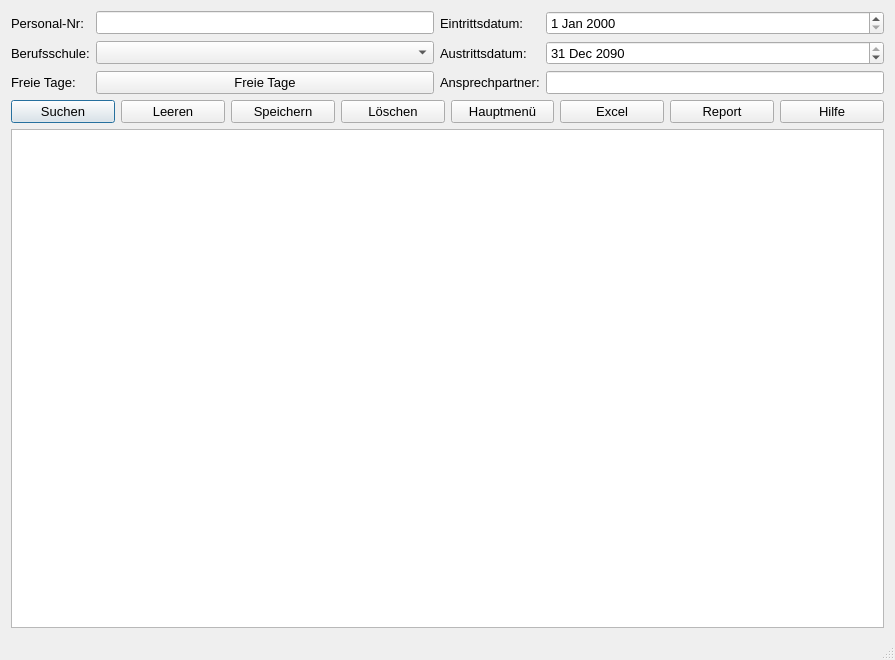
<?xml version="1.0" encoding="UTF-8"?>
<ui version="4.0">
 <class>Berufsschule</class>
 <widget class="QDialog" name="Berufsschule">
  <property name="geometry">
   <rect>
    <x>0</x>
    <y>0</y>
    <width>895</width>
    <height>660</height>
   </rect>
  </property>
  <property name="minimumSize">
   <size>
    <width>895</width>
    <height>660</height>
   </size>
  </property>
  <property name="windowTitle">
   <string>Ausbilder</string>
  </property>
  <property name="sizeGripEnabled">
   <bool>true</bool>
  </property>
  <layout class="QGridLayout" name="gridLayout">
   <item row="5" column="0" colspan="9">
    <layout class="QGridLayout" name="gridLayout_2">
     <item row="0" column="0">
      <widget class="QPushButton" name="pb_suchen">
       <property name="minimumSize">
        <size>
         <width>100</width>
         <height>0</height>
        </size>
       </property>
       <property name="font">
        <font>
         <pointsize>10</pointsize>
        </font>
       </property>
       <property name="text">
        <string>Suchen</string>
       </property>
       <property name="icon">
        <iconset>
         <normaloff>C:/Users/koele/_Symbole/UsedSymbols/searchmagnifierinterfacesymbol1_79893.ico</normaloff>C:/Users/koele/_Symbole/UsedSymbols/searchmagnifierinterfacesymbol1_79893.ico</iconset>
       </property>
      </widget>
     </item>
     <item row="0" column="1">
      <widget class="QPushButton" name="bt_clear">
       <property name="minimumSize">
        <size>
         <width>100</width>
         <height>0</height>
        </size>
       </property>
       <property name="font">
        <font>
         <pointsize>10</pointsize>
        </font>
       </property>
       <property name="text">
        <string>Leeren</string>
       </property>
      </widget>
     </item>
     <item row="0" column="4">
      <widget class="QPushButton" name="btHp">
       <property name="minimumSize">
        <size>
         <width>100</width>
         <height>0</height>
        </size>
       </property>
       <property name="font">
        <font>
         <pointsize>10</pointsize>
        </font>
       </property>
       <property name="text">
        <string>Hauptmenü</string>
       </property>
       <property name="icon">
        <iconset>
         <normaloff>C:/Users/koele/_Symbole/UsedSymbols/log-out_icon-icons.com_50106.ico</normaloff>C:/Users/koele/_Symbole/UsedSymbols/log-out_icon-icons.com_50106.ico</iconset>
       </property>
      </widget>
     </item>
     <item row="0" column="3">
      <widget class="QPushButton" name="btLoeschen">
       <property name="minimumSize">
        <size>
         <width>100</width>
         <height>0</height>
        </size>
       </property>
       <property name="font">
        <font>
         <pointsize>10</pointsize>
        </font>
       </property>
       <property name="text">
        <string>Löschen</string>
       </property>
       <property name="icon">
        <iconset>
         <normaloff>C:/Users/koele/_Symbole/UsedSymbols/seo-social-web-network-internet_262_icon-icons.com_61518.ico</normaloff>C:/Users/koele/_Symbole/UsedSymbols/seo-social-web-network-internet_262_icon-icons.com_61518.ico</iconset>
       </property>
      </widget>
     </item>
     <item row="0" column="6">
      <widget class="QPushButton" name="pb_report">
       <property name="minimumSize">
        <size>
         <width>100</width>
         <height>0</height>
        </size>
       </property>
       <property name="font">
        <font>
         <pointsize>10</pointsize>
        </font>
       </property>
       <property name="text">
        <string>Report</string>
       </property>
       <property name="icon">
        <iconset>
         <normaloff>C:/Users/koele/_Symbole/UsedSymbols/reporting_noun_report_document_file_icon_148360.ico</normaloff>C:/Users/koele/_Symbole/UsedSymbols/reporting_noun_report_document_file_icon_148360.ico</iconset>
       </property>
      </widget>
     </item>
     <item row="0" column="5">
      <widget class="QPushButton" name="btExcel">
       <property name="minimumSize">
        <size>
         <width>100</width>
         <height>0</height>
        </size>
       </property>
       <property name="font">
        <font>
         <pointsize>10</pointsize>
        </font>
       </property>
       <property name="text">
        <string>Excel</string>
       </property>
       <property name="icon">
        <iconset>
         <normaloff>C:/Users/koele/_Symbole/UsedSymbols/microsoft_excel_icon_132212.ico</normaloff>C:/Users/koele/_Symbole/UsedSymbols/microsoft_excel_icon_132212.ico</iconset>
       </property>
      </widget>
     </item>
     <item row="0" column="2">
      <widget class="QPushButton" name="btSpeichern">
       <property name="minimumSize">
        <size>
         <width>100</width>
         <height>0</height>
        </size>
       </property>
       <property name="font">
        <font>
         <pointsize>10</pointsize>
        </font>
       </property>
       <property name="text">
        <string>Speichern</string>
       </property>
       <property name="icon">
        <iconset>
         <normaloff>C:/Users/koele/_Symbole/UsedSymbols/save_3621.ico</normaloff>C:/Users/koele/_Symbole/UsedSymbols/save_3621.ico</iconset>
       </property>
      </widget>
     </item>
     <item row="0" column="7">
      <widget class="QPushButton" name="btHelp">
       <property name="minimumSize">
        <size>
         <width>100</width>
         <height>0</height>
        </size>
       </property>
       <property name="font">
        <font>
         <pointsize>10</pointsize>
        </font>
       </property>
       <property name="text">
        <string>Hilfe</string>
       </property>
       <property name="icon">
        <iconset>
         <normaloff>C:/Users/koele/_Symbole/UsedSymbols/info_13213.ico</normaloff>C:/Users/koele/_Symbole/UsedSymbols/info_13213.ico</iconset>
       </property>
      </widget>
     </item>
    </layout>
   </item>
   <item row="27" column="0" colspan="9">
    <widget class="QLabel" name="lab_INFO">
     <property name="maximumSize">
      <size>
       <width>16777215</width>
       <height>30</height>
      </size>
     </property>
     <property name="font">
      <font>
       <pointsize>10</pointsize>
      </font>
     </property>
     <property name="text">
      <string/>
     </property>
    </widget>
   </item>
   <item row="26" column="0" colspan="9">
    <widget class="QTableWidget" name="tw_Data">
     <property name="enabled">
      <bool>true</bool>
     </property>
     <property name="minimumSize">
      <size>
       <width>0</width>
       <height>0</height>
      </size>
     </property>
     <property name="maximumSize">
      <size>
       <width>16777215</width>
       <height>500</height>
      </size>
     </property>
     <property name="font">
      <font>
       <pointsize>10</pointsize>
      </font>
     </property>
     <property name="sizeAdjustPolicy">
      <enum>QAbstractScrollArea::AdjustIgnored</enum>
     </property>
     <property name="editTriggers">
      <set>QAbstractItemView::NoEditTriggers</set>
     </property>
     <property name="tabKeyNavigation">
      <bool>true</bool>
     </property>
     <property name="showDropIndicator" stdset="0">
      <bool>true</bool>
     </property>
     <property name="dragDropOverwriteMode">
      <bool>true</bool>
     </property>
     <property name="alternatingRowColors">
      <bool>true</bool>
     </property>
     <attribute name="verticalHeaderVisible">
      <bool>true</bool>
     </attribute>
    </widget>
   </item>
   <item row="0" column="0" colspan="9">
    <layout class="QGridLayout" name="gridLayout_4">
     <item row="1" column="1">
      <widget class="QComboBox" name="cb_Bs">
       <property name="font">
        <font>
         <pointsize>10</pointsize>
        </font>
       </property>
      </widget>
     </item>
     <item row="1" column="2">
      <widget class="QLabel" name="l_Austrittsdatum">
       <property name="font">
        <font>
         <pointsize>10</pointsize>
        </font>
       </property>
       <property name="text">
        <string>Austrittsdatum:</string>
       </property>
      </widget>
     </item>
     <item row="1" column="0">
      <widget class="QLabel" name="le_Berufsschule">
       <property name="font">
        <font>
         <pointsize>10</pointsize>
        </font>
       </property>
       <property name="text">
        <string>Berufsschule:</string>
       </property>
      </widget>
     </item>
     <item row="0" column="3">
      <widget class="QDateEdit" name="de_Eintritt">
       <property name="font">
        <font>
         <pointsize>10</pointsize>
        </font>
       </property>
      </widget>
     </item>
     <item row="0" column="0">
      <widget class="QLabel" name="l_Vorname">
       <property name="font">
        <font>
         <pointsize>10</pointsize>
        </font>
       </property>
       <property name="text">
        <string>Personal-Nr:</string>
       </property>
      </widget>
     </item>
     <item row="0" column="2">
      <widget class="QLabel" name="l_Eintrittsdatum">
       <property name="font">
        <font>
         <pointsize>10</pointsize>
        </font>
       </property>
       <property name="text">
        <string>Eintrittsdatum:</string>
       </property>
      </widget>
     </item>
     <item row="1" column="3">
      <widget class="QDateEdit" name="de_Austritt">
       <property name="font">
        <font>
         <pointsize>10</pointsize>
        </font>
       </property>
       <property name="dateTime">
        <datetime>
         <hour>0</hour>
         <minute>0</minute>
         <second>0</second>
         <year>2090</year>
         <month>12</month>
         <day>31</day>
        </datetime>
       </property>
       <property name="maximumDateTime">
        <datetime>
         <hour>23</hour>
         <minute>59</minute>
         <second>59</second>
         <year>2090</year>
         <month>12</month>
         <day>31</day>
        </datetime>
       </property>
      </widget>
     </item>
     <item row="0" column="1">
      <widget class="QLineEdit" name="le_PersNr">
       <property name="font">
        <font>
         <pointsize>10</pointsize>
        </font>
       </property>
      </widget>
     </item>
     <item row="2" column="0">
      <widget class="QLabel" name="label">
       <property name="font">
        <font>
         <pointsize>10</pointsize>
        </font>
       </property>
       <property name="text">
        <string>Freie Tage:</string>
       </property>
      </widget>
     </item>
     <item row="2" column="1">
      <widget class="QPushButton" name="pb_freieTage">
       <property name="font">
        <font>
         <pointsize>10</pointsize>
        </font>
       </property>
       <property name="text">
        <string>Freie Tage</string>
       </property>
      </widget>
     </item>
     <item row="2" column="2">
      <widget class="QLabel" name="la_ansprechpartner">
       <property name="font">
        <font>
         <pointsize>10</pointsize>
        </font>
       </property>
       <property name="text">
        <string>Ansprechpartner:</string>
       </property>
      </widget>
     </item>
     <item row="2" column="3">
      <widget class="QLineEdit" name="le_Ansprechpartner">
       <property name="font">
        <font>
         <pointsize>10</pointsize>
        </font>
       </property>
      </widget>
     </item>
    </layout>
   </item>
  </layout>
 </widget>
 <tabstops>
  <tabstop>tw_Data</tabstop>
 </tabstops>
 <resources/>
 <connections/>
</ui>
